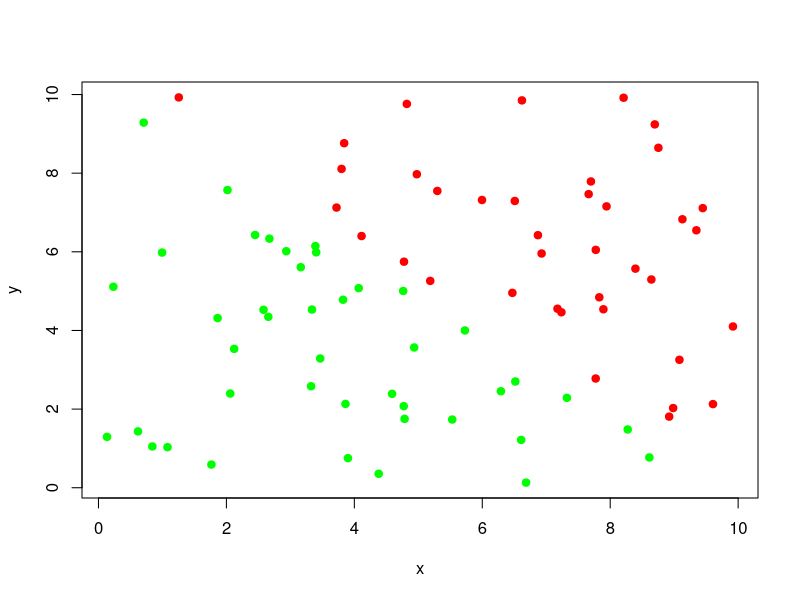

This figure's R source:
set.seed(1)
x <- runif(80, 0, 10)
y <- runif(80, 0, 10)
label <- ifelse(x + y > 10, 1, -1)

#training and test data
train_x <- x[1:60]
train_y <- y[1:60]
train_label <- label[1:60]

test_x <- x[61:80]
test_y <- y[61:80]
test_label <- label[61:80]

#random weights

weight_x <- runif(1, -1, 1)
weight_y <- runif(1, -1, 1)

bias <- runif(1, -1, 1)
#eta
learning_rate <- 0.01

#delta rule

for(epoch in 1:100) {
  
  for(i in 1:length(train_x)) {
      activity <- weight_x * train_x[i] +
      weight_y * train_y[i] +
      bias
    if(activity > 0) {
      observed <- 1
    } else {
      observed <- -1
    }
    error <- train_label[i] - observed
    weight_x <- weight_x +
      learning_rate * error * train_x[i]
    weight_y <- weight_y +
      learning_rate * error * train_y[i]
    bias <- bias +
      learning_rate * error
  }
}

#test new points

correct <- 0
for(i in 1:length(test_x)) {
  activity <- weight_x * test_x[i] +
    weight_y * test_y[i] +
    bias
  if(activity > 0) {
    observed <- 1
  } else {
    observed <- -1
  }
  if(observed == test_label[i]) {
    correct <- correct + 1
  }
}

#accuracy
accuracy <- correct / length(test_x)
cat("Accuracy =", accuracy * 100, "%\n")
plot(
  x,
  y,
  col = ifelse(label == 1, "red", "green"),
  pch = 19
)
